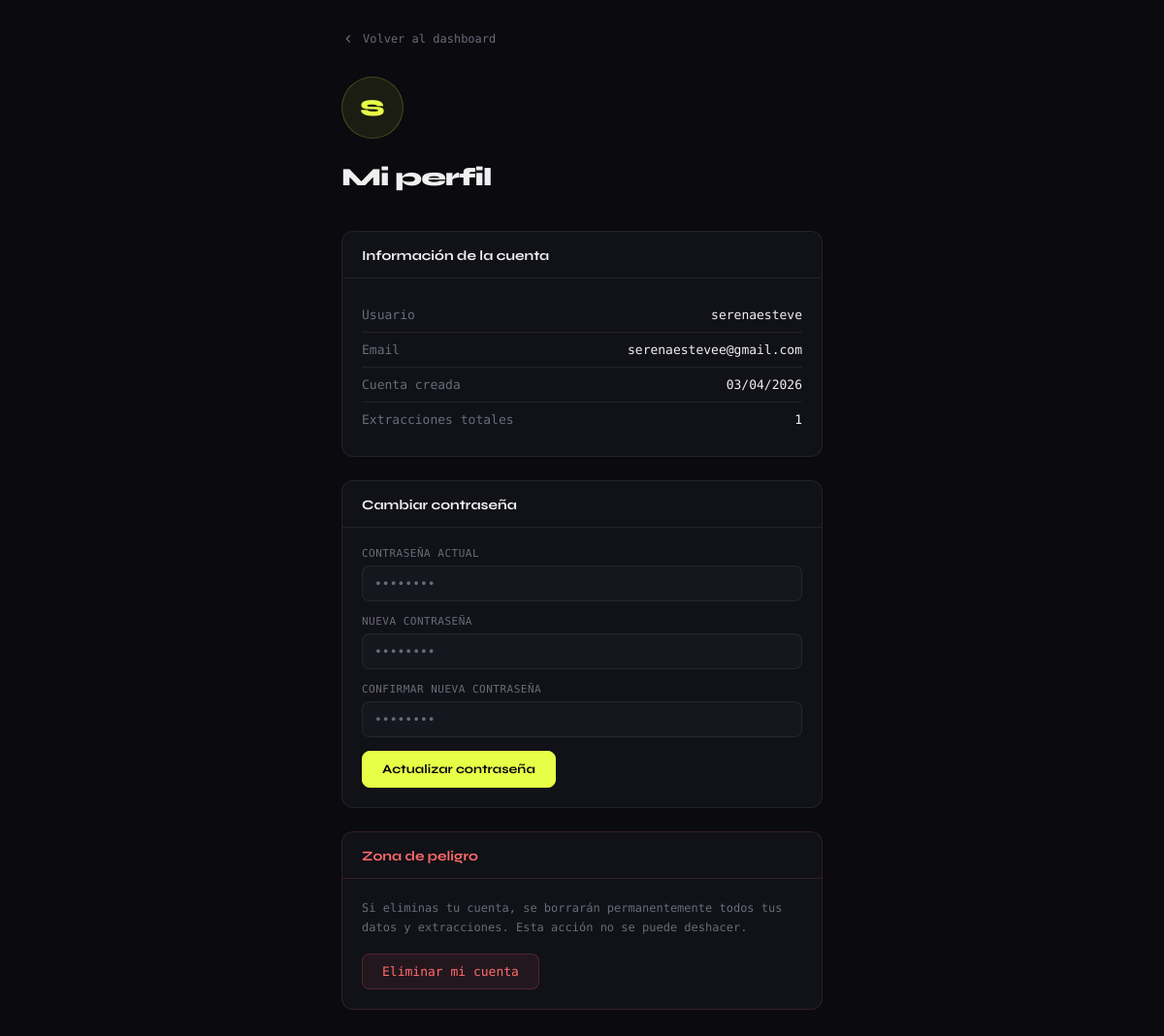
The app's page /profile (signed in) with its own data.
### app.py (models this page shows)
class User(db.Model):
    id = db.Column(db.Integer, primary_key=True)
    username = db.Column(db.String(80), unique=True, nullable=False)
    email = db.Column(db.String(120), unique=True, nullable=False)
    password_hash = db.Column(db.String(256), nullable=False)
    created_at = db.Column(db.DateTime, default=datetime.utcnow)
    extractions = db.relationship("Extraction", backref="user", lazy=True, cascade="all, delete-orphan")

### app.py (the view, shortened to what this page needs)
@app.route("/profile", methods=["GET", "POST"])
@login_required
def profile():
    user = User.query.get(session["user_id"])
    return render_template("profile.html", user=user)

### app.py (called while the page is built)
def login_required(f):
    @wraps(f)
    def decorated(*args, **kwargs):
        if "user_id" not in session:
            return redirect(url_for("login"))
        return f(*args, **kwargs)
    return decorated

### templates/profile.html (shortened to what this page needs)
<!DOCTYPE html>
<html lang="es">
<head>
</head>
<body>
<div class="page">
  <a href="{{ url_for('dashboard') }}" class="back-link">
    <svg viewBox="0 0 24 24" fill="none" stroke="currentColor" stroke-width="2"><polyline points="15,18 9,12 15,6"/></svg>
    Volver al dashboard
  </a>
  <div class="avatar-big">{{ user.username[0].upper() }}</div>
  <div class="page-header">
    <h1>Mi perfil</h1>
  </div>
  <div class="section">
    <div class="section-header"><span class="section-title">Información de la cuenta</span></div>
    <div class="section-body">
      <div class="info-row"><span>Usuario</span><span>{{ user.username }}</span></div>
      <div class="info-row"><span>Email</span><span>{{ user.email }}</span></div>
      <div class="info-row"><span>Cuenta creada</span><span>{{ user.created_at.strftime('%d/%m/%Y') }}</span></div>
      <div class="info-row"><span>Extracciones totales</span><span>{{ user.extractions | length }}</span></div>
    </div>
  </div>
  <div class="section">
    <div class="section-header"><span class="section-title">Cambiar contraseña</span></div>
    <div class="section-body">
      <form method="POST">
        <div class="field">
          <label>Contraseña actual</label>
          <input type="password" name="current_password" required placeholder="••••••••">
        </div>
        <div class="field">
          <label>Nueva contraseña</label>
          <input type="password" name="new_password" required placeholder="••••••••" minlength="6">
        </div>
        <div class="field">
          <label>Confirmar nueva contraseña</label>
          <input type="password" name="confirm_password" required placeholder="••••••••" minlength="6">
        </div>
        <button type="submit" class="btn btn-primary">Actualizar contraseña</button>
      </form>
    </div>
  </div>
  <div class="section danger-zone">
    <div class="section-header"><span class="section-title">Zona de peligro</span></div>
    <div class="section-body">
      <p class="danger-warning">Si eliminas tu cuenta, se borrarán permanentemente todos tus datos y extracciones. Esta acción no se puede deshacer.</p>
      <form method="POST" onsubmit="return confirm('¿Estás segura? Esta acción eliminará tu cuenta y todos tus datos permanentemente.')">
        <button type="submit" class="btn btn-danger">Eliminar mi cuenta</button>
      </form>
    </div>
  </div>
</div>
</body>
</html>

### templates/profile.html (style rules this page uses)
*, *::before, *::after { box-sizing: border-box; margin: 0; padding: 0; }
:root { --bg: #0a0a0f; --surface: #111118; --surface2: #16161f; --border: rgba(255,255,255,0.07); --border2: rgba(255,255,255,0.12); --accent: #e8ff47; --accent-dim: rgba(232,255,71,0.08); --text: #f0f0f0; --muted: #6b6b7a; --error: #ff6b6b; --success: #6bffb8; }
body { font-family: 'DM Mono', monospace; background: var(--bg); color: var(--text); min-height: 100vh; }
.page { max-width: 560px; margin: 0 auto; padding: 2rem; }
.back-link { display: inline-flex; align-items: center; gap: 8px; font-size: 12px; color: var(--muted); text-decoration: none; margin-bottom: 2rem; transition: color 0.15s; }
.back-link svg { width: 14px; height: 14px; }
.page-header { margin-bottom: 2.5rem; }
.page-header h1 { font-family: 'Syne', sans-serif; font-size: 26px; font-weight: 800; letter-spacing: -1px; }
.avatar-big { width: 64px; height: 64px; background: var(--accent-dim); border: 1px solid rgba(232,255,71,0.2); border-radius: 50%; display: flex; align-items: center; justify-content: center; font-size: 24px; font-weight: 800; color: var(--accent); font-family: 'Syne', sans-serif; margin-bottom: 1.5rem; }
.section { background: var(--surface); border: 1px solid var(--border); border-radius: 12px; margin-bottom: 1.5rem; overflow: hidden; }
.section-header { padding: 14px 20px; border-bottom: 1px solid var(--border); }
.section-title { font-family: 'Syne', sans-serif; font-size: 14px; font-weight: 700; }
.section-body { padding: 20px; }
.info-row { display: flex; justify-content: space-between; padding: 10px 0; border-bottom: 1px solid var(--border); font-size: 13px; }
.info-row:last-child { border-bottom: none; }
.info-row span:first-child { color: var(--muted); }
.info-row span:last-child { color: var(--text); }
.field { margin-bottom: 14px; }
.field label { display: block; font-size: 11px; color: var(--muted); text-transform: uppercase; letter-spacing: 0.5px; margin-bottom: 6px; }
.field input { width: 100%; background: var(--surface2); border: 1px solid var(--border); border-radius: 8px; padding: 10px 12px; font-size: 13px; font-family: 'DM Mono', monospace; color: var(--text); outline: none; transition: border-color 0.2s; }
.field input::placeholder { color: var(--muted); }
.btn { padding: 10px 20px; border-radius: 8px; font-size: 13px; font-family: 'DM Mono', monospace; cursor: pointer; transition: all 0.15s; border: 1px solid; }
.btn-primary { background: var(--accent); color: #0a0a0f; border-color: var(--accent); font-family: 'Syne', sans-serif; font-weight: 700; }
.btn-danger { background: rgba(255,107,107,0.08); border-color: rgba(255,107,107,0.2); color: var(--error); }
.danger-zone { border-color: rgba(255,107,107,0.15); }
.danger-zone .section-header { border-bottom-color: rgba(255,107,107,0.15); }
.danger-zone .section-title { color: var(--error); }
.danger-warning { font-size: 12px; color: var(--muted); margin-bottom: 16px; line-height: 1.7; }

### records on screen
User: username "S", username "serenaesteve", email "serenaestevee@gmail.com", created_at "03/04/2026"

### other values on screen
{{ user.extractions | length }} "1"
